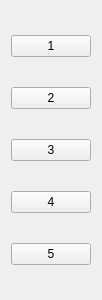
<?xml version="1.0" encoding="UTF-8"?>
<ui version="4.0">
 <class>Widget</class>
 <widget class="QWidget" name="Widget">
  <property name="geometry">
   <rect>
    <x>0</x>
    <y>0</y>
    <width>102</width>
    <height>300</height>
   </rect>
  </property>
  <property name="windowTitle">
   <string>Widget</string>
  </property>
  <layout class="QVBoxLayout" name="verticalLayout">
   <item>
    <widget class="QPushButton" name="btn1">
     <property name="text">
      <string>1</string>
     </property>
    </widget>
   </item>
   <item>
    <widget class="QPushButton" name="btn2">
     <property name="text">
      <string>2</string>
     </property>
    </widget>
   </item>
   <item>
    <widget class="QPushButton" name="btn3">
     <property name="text">
      <string>3</string>
     </property>
    </widget>
   </item>
   <item>
    <widget class="QPushButton" name="btn4">
     <property name="text">
      <string>4</string>
     </property>
    </widget>
   </item>
   <item>
    <widget class="QPushButton" name="btn5">
     <property name="text">
      <string>5</string>
     </property>
    </widget>
   </item>
  </layout>
 </widget>
 <layoutdefault spacing="6" margin="11"/>
 <resources/>
 <connections/>
</ui>
